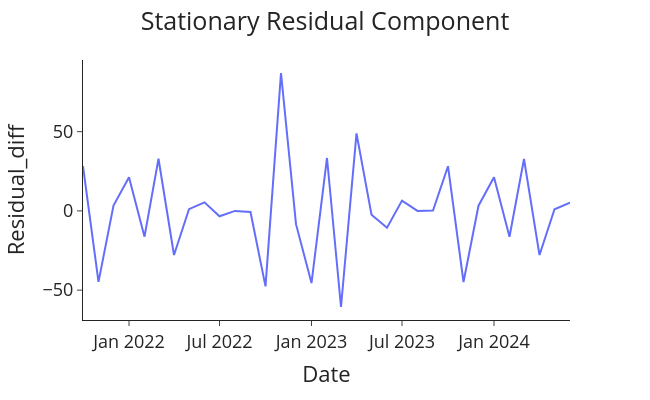

Notebook cell for this chart:
### Code cell
# Plot the stationary residual component
plot_passenger_volumes(df=data, y='Residual_diff', title='Stationary Residual Component')

### Figure 1 — Plotly figure (JSON) as saved in the notebook; plotly's stock layout.template omitted (floating-point values rounded to 4 significant figures)
{"data": [{"hovertemplate": "Date=%{x}<br>Residual_diff=%{y}<extra></extra>", "legendgroup": "", "line": {"color": "#636efa", "dash": "solid"}, "marker": {"symbol": "circle"}, "mode": "lines", "name": "", "orientation": "v", "showlegend": false, "type": "scatter", "x": ["2021-10-01T00:00:00", "2021-11-01T00:00:00", "2021-12-01T00:00:00", "2022-01-01T00:00:00", "2022-02-01T00:00:00", "2022-03-01T00:00:00", "2022-04-01T00:00:00", "2022-05-01T00:00:00", "2022-06-01T00:00:00", "2022-07-01T00:00:00", "2022-08-01T00:00:00", "2022-09-01T00:00:00", "2022-10-01T00:00:00", "2022-11-01T00:00:00", "2022-12-01T00:00:00", "2023-01-01T00:00:00", "2023-02-01T00:00:00", "2023-03-01T00:00:00", "2023-04-01T00:00:00", "2023-05-01T00:00:00", "2023-06-01T00:00:00", "2023-07-01T00:00:00", "2023-08-01T00:00:00", "2023-09-01T00:00:00", "2023-10-01T00:00:00", "2023-11-01T00:00:00", "2023-12-01T00:00:00", "2024-01-01T00:00:00", "2024-02-01T00:00:00", "2024-03-01T00:00:00", "2024-04-01T00:00:00", "2024-05-01T00:00:00", "2024-06-01T00:00:00"], "xaxis": "x", "y": [28.26, -44.76, 3.352, 21.28, -16.28, 32.89, -27.84, 1.093, 5.399, -3.402, -0.01205, -0.6622, -47.61, 87.0, -8.357, -45.57, 33.39, -60.64, 48.88, -2.386, -10.64, 6.498, -0.001043, 0.281, 28.19, -44.86, 3.276, 21.19, -16.33, 32.76, -27.86, 1.008, 5.264], "yaxis": "y"}], "layout": {"font": {"size": 18}, "height": 400, "legend": {"tracegroupgap": 0}, "margin": {"t": 60}, "title": {"text": "Stationary Residual Component", "x": 0.5}, "width": 650, "xaxis": {"anchor": "y", "autorange": true, "domain": [0, 1], "range": ["2021-10-01", "2024-06-01"], "title": {"text": "Date"}, "type": "date"}, "yaxis": {"anchor": "x", "autorange": true, "domain": [0, 1], "range": [-68.84, 95.21], "title": {"text": "Residual_diff"}, "type": "linear"}}}
